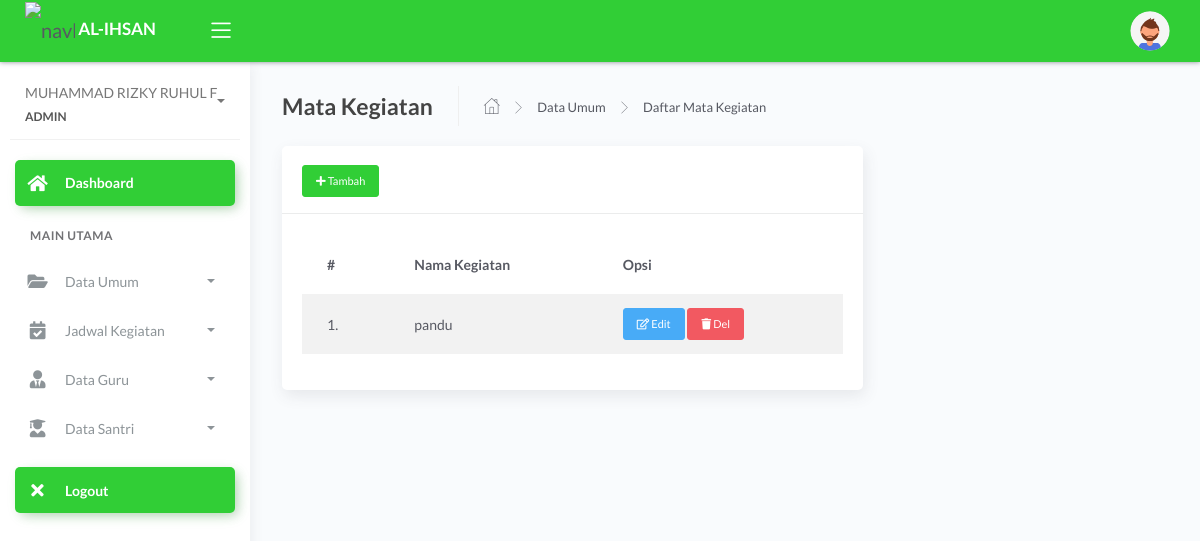
Page /admin/dashboard.php?page=master&act=mapel (signed in) on the earlier database version.
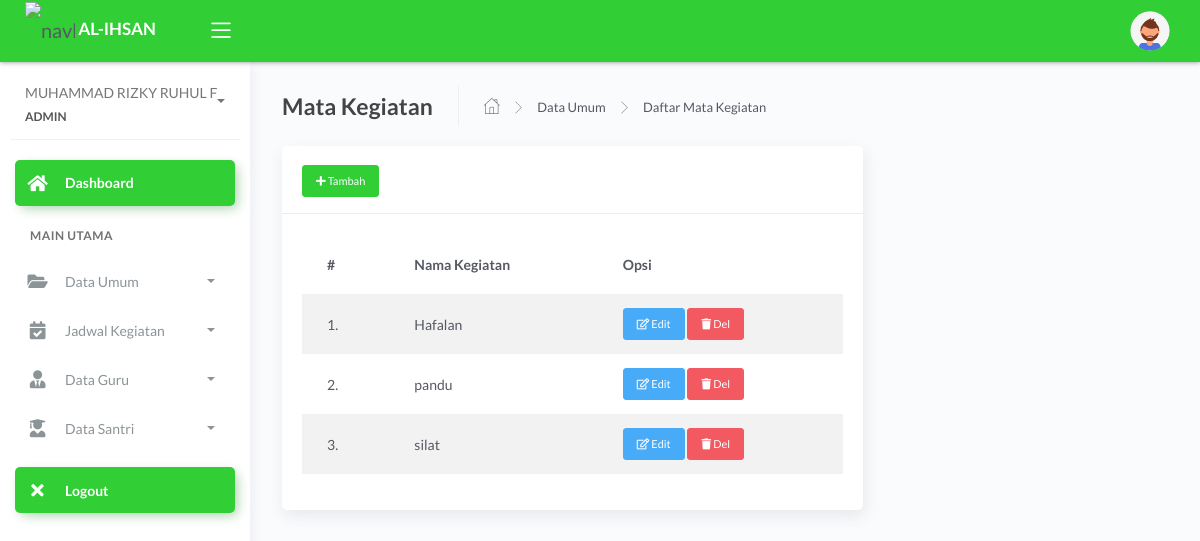
Same page on the later database version.
### tables this page shows
CREATE TABLE `tb_master_mapel` (
  `id_mapel` int(11) NOT NULL,
  `kode_mapel` varchar(40) NOT NULL,
  `mapel` varchar(60) NOT NULL
);

### admin/dashboard.php (the view, shortened to what this page needs)
<?php
include '../config/db.php';
?> <script>
<?php
$id_login = @$_SESSION['admin'];
$sql = mysqli_query($con, "SELECT * FROM tb_admin
WHERE id_admin = '$id_login'") or die(mysqli_error($con));
$data = mysqli_fetch_array($sql);
?>
<!DOCTYPE html>
<html lang="en">
<head>
	<link rel="stylesheet" href="../assets/css/bootstrap.min.css">
	<link rel="stylesheet" href="../assets/css/atlantis.min.css">
</head>
<body>
	<div class="wrapper">
		<div class="main-header">
			<div class="logo-header" data-background-color="green">
				<a href="dashboard.php" class="logo">
					<img src="../assets/img/h.png" alt="navbar brand" class="navbar-brand" width="50">
					<b class="text-white">AL-IHSAN</b>
				</a>
				<div class="nav-toggle">
					<button class="btn btn-toggle toggle-sidebar">
						<i class="icon-menu"></i>
					</button>
				</div>
			</div>
			<nav class="navbar navbar-header navbar-expand-lg" data-background-color="green">
				<div class="container-fluid">
					<ul class="navbar-nav topbar-nav ml-md-auto align-items-center">
						<li class="nav-item dropdown hidden-caret">
							<a class="dropdown-toggle profile-pic" data-toggle="dropdown" href="#" aria-expanded="false">
								<div class="avatar-sm">
									<img src="../assets/img/user/<?= $data['foto'] ?>" alt="..." class="avatar-img rounded-circle">
								</div>
							</a>
						</li>
					</ul>
				</div>
			</nav>
		</div>
		<div class="sidebar sidebar-style-2 ">
			<div class="sidebar-wrapper scrollbar scrollbar-inner">
				<div class="sidebar-content">
					<div class="user">
						<div class="info">
							<a data-toggle="collapse" href="#collapseExample" aria-expanded="true">
								<span>
									<?= $data['nama_lengkap'] ?>
									<span class="user-level">ADMIN</span>
									<span class="caret"></span>
								</span>
							</a>
						</div>
					</div>
					<ul class="nav nav-success">
						<li class="nav-item active">
							<a href="dashboard.php" class="collapsed">
								<i class="fas fa-home"></i>
								<p>Dashboard</p>
							</a>
						</li>
						<li class="nav-section">
							<h4 class="text-section">Main Utama</h4>
						</li>
						<li class="nav-item">
							<a data-toggle="collapse" href="#base">
								<i class="fas fa-folder-open"></i>
								<p>Data Umum</p>
								<span class="caret"></span>
							</a>
						</li>
						<li class="nav-item">
							<a data-toggle="collapse" href="#sidebarLayouts">
								<i class="fas fa-calendar-check"></i>
								<p>Jadwal Kegiatan</p>
								<span class="caret"></span>
							</a>
						</li>
						<li class="nav-item">
							<a data-toggle="collapse" href="#guru">
								<i class="fas fa-user-tie"></i>
								<p>Data Guru</p>
								<span class="caret"></span>
							</a>
						</li>
						<li class="nav-item">
							<a data-toggle="collapse" href="#santri">
								<i class="fas fa-user-graduate"></i>
								<p>Data Santri</p>
								<span class="caret"></span>
							</a>
						</li>
						<li class="nav-item active mt-3">
							<a href="logout.php" class="collapsed">
								<i class="fas fa-times "></i>
								<p>Logout</p>
							</a>
						</li>
					</ul>
				</div>
			</div>
		</div>
		<div class="main-panel">
			<div class="content">
				<?php
				$page = @$_GET['page'];
				$act = @$_GET['act'];
				if ($page == 'master') {
					if ($act == 'kelas') {
						include 'modul/master/kelas/data_kelas.php';
					} elseif ($act == 'delkelas') {
						include 'modul/master/kelas/del.php';
					} elseif ($act == 'semester') {
						include 'modul/master/semester/data.php';
					} elseif ($act == 'delsemester') {
						include 'modul/master/semester/del.php';
					} elseif ($act == 'set_semester') {
						include 'modul/master/semester/set.php';
					}
					elseif ($act == 'ta') {
						include 'modul/master/ta/data.php';
					} elseif ($act == 'delta') {
						include 'modul/master/ta/del.php';
					} elseif ($act == 'set_ta') {
						include 'modul/master/ta/set.php';
					} elseif ($act == 'mapel') {
						include 'modul/master/mapel/data.php';
					} elseif ($act == 'delmapel') {
						include 'modul/master/mapel/del.php';
					}
				} elseif ($page == 'rekap') {
					if ($act == '') {
						include 'modul/rekap/rekap_absen.php';
					} elseif ($act = 'rekap-perbulan') {
						include 'modul/rekap/rekap_perbulan.php';
					}
				} elseif ($page == '') {
					include 'modul/home.php';
				} else {
					echo "<b>Tidak ada Halaman</b>";
				}
				?>
			</div>
		</div>
	</div>
</body>
</html>

### admin/modul/master/mapel/data.php (shortened to what this page needs)
<div class="page-inner">
  <div class="page-header">
    <h4 class="page-title">Mata Kegiatan</h4>
    <ul class="breadcrumbs">
      <li class="nav-home">
        <a href="#">
          <i class="flaticon-home"></i>
        </a>
      </li>
      <li class="separator">
        <i class="flaticon-right-arrow"></i>
      </li>
      <li class="nav-item">
        <a href="#">Data Umum</a>
      </li>
      <li class="separator">
        <i class="flaticon-right-arrow"></i>
      </li>
      <li class="nav-item">
        <a href="#">Daftar Mata Kegiatan</a>
      </li>
    </ul>
  </div>
  <div class="row">
    <div class="col-md-8">
      <div class="card">
        <div class="card-header">
          <div class="card-title ">
            <a href="" class="btn btn-success btn-sm text-white" data-toggle="modal" data-target="#myModal"><i class="fa fa-plus"></i> Tambah</a>
          </div>
        </div>
        <div class="card-body">
          <div class="table-responsive">
            <table class="table table-hover table-striped">
              <thead>
                <tr>
                  <th>#</th>
                  <th>Nama Kegiatan</th>
                  <th>Opsi</th>
                </tr>
              </thead>
              <tbody>
                <?php
                $no = 1;
                $mapel = mysqli_query($con, "SELECT * FROM tb_master_mapel");
                foreach ($mapel as $k) { ?>
                  <tr>
                    <td><?= $no++; ?>.</td>
                    <td><?= $k['mapel']; ?></td>
                    <td>
                      <a href="" class="btn btn-info btn-sm" data-toggle="modal" data-target="#edit<?= $k['id_mapel'] ?>"><i class="far fa-edit"></i> Edit</a>
                      <a class="btn btn-danger btn-sm" onclick="return confirm('Yakin Hapus Data ??')" href="?page=master&act=delmapel&id=<?= $k['id_mapel'] ?>"><i class="fas fa-trash"></i> Del</a>
                    </td>
                  </tr>
                <?php } ?>
              </tbody>
            </table>
          </div>
        </div>
      </div>
    </div>
  </div>
</div>

Differences in the rows shown:
added tb_master_mapel: mapel "Hafalan"
added tb_master_mapel: mapel "silat"
